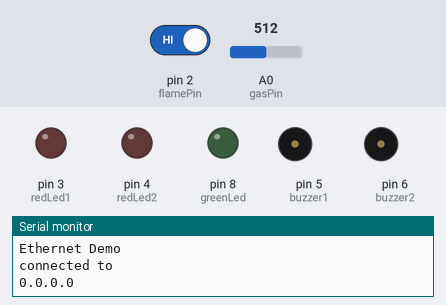
Bench run of a sketch on a simulated Arduino Uno, built for the host (arithmetic inside an expression is 32-bit, double 64-bit). Shown: output pins drawn as LEDs (lit = HIGH), buzzer (waves = sounding, pin HIGH), the last lines printed to the serial monitor. Inputs (shaded band) come from the test bench; at power-on: pin 2 (flamePin) HIGH, A0 (gasPin) = 512. WiFi joins after 1.5 s; servers stay silent unless stated; uploads are accepted with an empty reply.

Above: at 0.3 s.
At 2.3 s:
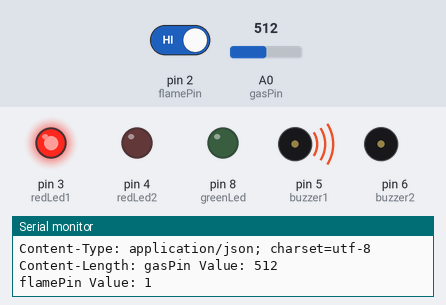
Timing chart, 0 to 3.8 s (numbered marks = the images above):
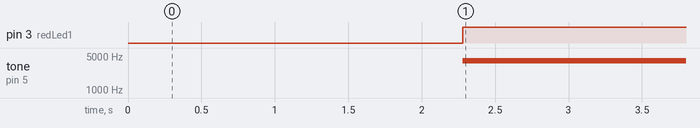

The sketch:

Combo_Ethernet_and_DetectorCode_3_12_2023_10_42_AM.ino
```cpp
#include <SPI.h>
#include <Ethernet.h>

// replace the MAC address below by the MAC address printed on a sticker on the Arduino Shield 2
byte mac[] = {
  0xDE, 0xAD, 0xBE, 0xEF, 0xFE, 0xED
};

char server[] = "www.google.com";
//static ip address:
IPAddress ip (192, 168, 1, 7);
IPAddress myDns (8,8,8,8);
/*
www.arduinopoint.com
Fire Alarm System
*/

EthernetClient client;
/*

*/
int redLed1 = 3;
int redLed2 = 4;
int greenLed = 8;
int buzzer1 = 5; //PWM (~) pin
int buzzer2 = 6; //PWM (~) pin
int gasPin = A0;
int flamePin = 2;
// Your threshold value
int gasSensorThres = 400;
unsigned long beginMicros, endMicros;
unsigned long byteCount = 0;
bool printWebData = true;
// Enter a MAC address and IP address for your controller below.
// The IP address will be dependent on your local network:


void setup() {
  Ethernet.init(10);

  Serial.begin(9600);
  Serial.println("Ethernet Demo");

  //if connection == true, report back to serial
  if (client.connect(server, 80)){
    Serial.println("connected to");
    Serial.println(client.remoteIP());
    //Make http req:
  client.println("GET /search?q=arduino HTTP/1.1");
   client.println("Host: www.google.com");
   client.println("Connection: close");
   client.println("");

  }
  else{
    Serial.println("connection failed");
  }
  beginMicros = micros();

  pinMode(redLed1, OUTPUT);
  pinMode(redLed2, OUTPUT);
  pinMode(greenLed, OUTPUT);
  pinMode(buzzer1, OUTPUT);
  pinMode(buzzer2, OUTPUT);
  pinMode(gasPin, INPUT);
  pinMode(flamePin, INPUT);

  Ethernet.begin(mac, ip, myDns);
  delay(1000);
  Serial.print("connecting to");
  Serial.print("server");
  Serial.println("...");

/*
  // connect to web server on port 80:
  if(client.connect(HOST_NAME, HTTP_PORT)) {
    // if connected:
    Serial.println("Connected to server");
    // make a HTTP request:
    // send HTTP header
    client.println(HTTP_METHOD + " " + PATH_NAME + queryString + " HTTP/1.1");
    client.println("Host: " + String(HOST_NAME));
    client.println("Connection: close");
    client.println(); // end HTTP header

    while(client.connected()) {
      if(client.available()){
        // read an incoming byte from the server and print it to serial monitor:
        char c = client.read();
        Serial.print(c);
      }
    }

    // the server's disconnected, stop the client:
    client.stop();
    Serial.println();
    Serial.println("disconnected");
  } else {// if not connected:
    Serial.println("connection failed");
  }*/
}
void loop() {
  int gasSensor = analogRead(gasPin);
  int flameSensor = digitalRead(flamePin);

  int len = client.available();

  Serial.print("gasPin Value: ");
  Serial.println(gasSensor);
  Serial.print("flamePin Value: ");
  Serial.println(flameSensor);
  delay(1000);

  if(len > 0) {
    byte buffer[80];
    if (len > 80) len = 80;
    client.read(buffer, len);
    if(printWebData){
      Serial.write(buffer, len);
    }
    byteCount = byteCount + len;
  }
  //if server is disconnected, stop client
  if (!client.connected()){
    endMicros = micros();
    Serial.println();
    Serial.println("disconnecting.");
    client.stop();
    Serial.print("Received");
    Serial.print(byteCount);
    Serial.print(" bytes in ");
    float seconds = (float)(endMicros - beginMicros) / 1000000.0;
    Serial.print(seconds, 4);
    float rate = (float)byteCount / seconds / 1000.0;
    Serial.print(", rate = ");
    Serial.print(rate);
    Serial.print(" kbytes/second");
    Serial.println();

    // do nothing forevermore:
    while (true) {
      delay(1);
    }
  }

  if (gasSensor > gasSensorThres  && flameSensor==LOW){
   digitalWrite(redLed1, HIGH);
    tone(buzzer1, 5000); //the buzzer sound frequency at 5000 Hz
    digitalWrite(redLed2, HIGH);
    tone(buzzer2, 5000); //the buzzer sound frequency at 5000 Hz
    digitalWrite(greenLed, LOW);
  }
   else if (gasSensor > gasSensorThres)
  {
    digitalWrite(redLed1, HIGH);
    tone(buzzer1, 4000); //the buzzer sound frequency at 5000 Hz
    digitalWrite(redLed2, LOW);
    noTone(buzzer2);
    digitalWrite(greenLed, LOW);
  }
  else if (flameSensor==LOW){ // HIGH MEANS NO FLAME
    digitalWrite(redLed1, LOW);
    noTone(buzzer1);
    digitalWrite(redLed2, HIGH);
    tone(buzzer2, 5000); //the buzzer sound frequency at 5000 Hz
    digitalWrite(greenLed, LOW);


    }

  else
  {
    digitalWrite(redLed1, LOW);
    digitalWrite(redLed2, LOW);
    noTone(buzzer1);
    noTone(buzzer2);
    digitalWrite(greenLed, HIGH);
  }
}
```

Measured:
- by itself, pin 3 (redLed1): LOW → HIGH at 2.3 s
- by itself, tone on pin 5 (buzzer1): silent → 4000 Hz at 2.3 s
